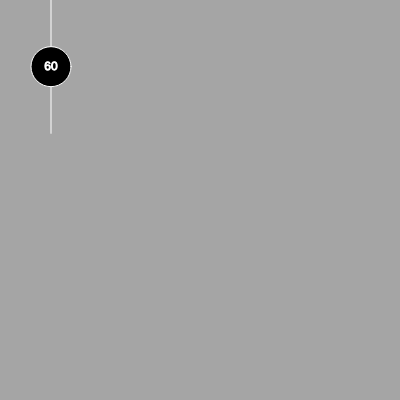
Frame 1 (no input)
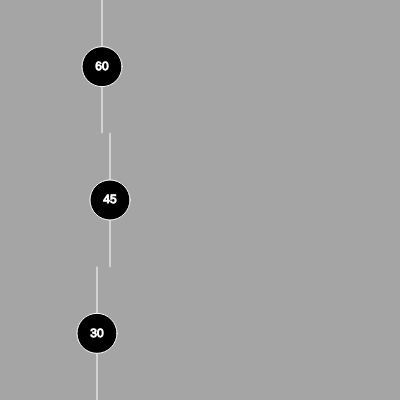
Frame 60 (no input)
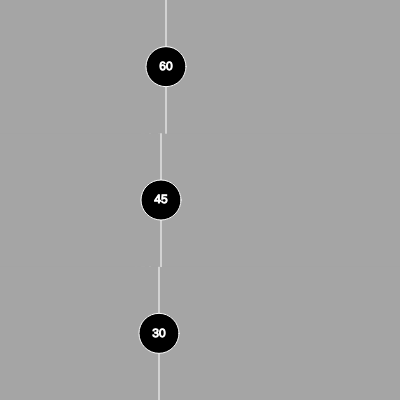
Frame 120 (the mouse pressed at the canvas centre since frame 60)

The p5.js sketch that drew these frames (run headless with seeded random() and noise() and a simulated clock; from frame 60 on, the mouse is pressed at the canvas centre):

// p5.js sketch
// ── sketch.js
var delay1 = 60;
var delay2 = 45;
var delay3 =30;

function setup() {
    createCanvas(400, 400);
    background(165);

    //top ball
    setInterval(topUpdate, 1000 / delay1);


    //middle ball
    setInterval(midUpdate, 1000 / delay2);


    //bottom ball
    setInterval(botUpdate, 1000 / delay3);

}
var posX = 50;
var next = 1;

function draw() {
    if(posX >= width - 20){
        next = -1;
    } else if(posX <= 20){
        next = 1;
    }
    posX = posX + next;
    console.log(posX);
    

}



function topUpdate() {
    fill(165);
    noStroke();
    rect(0, 0, width, height * 2 / 6);

    stroke(255);
    line(posX,0,posX,height*2/6);

    fill(0);
    ellipse(posX, height / 6, 40, 40)

    fill(255)
    textAlign(CENTER, CENTER)
    text(str(delay1),posX,height/6);

    
}

function midUpdate() {
    fill(165);
    noStroke();
    rect(0, height * 2 / 6, width, height * 2 / 6);

    stroke(255);
    line(posX,height*2/6,posX,height*4/6);

    fill(0);
    ellipse(posX, 3 * height / 6, 40, 40)

    fill(255)
    textAlign(CENTER, CENTER)
    text(str(delay2),posX,height*3/6);

    

}


function botUpdate() {
    fill(165);
    noStroke();
    rect(0, height * 4 / 6, width, height*2/6);

    stroke(255);
    line(posX,height*4/6,posX,height*6/6);

    fill(0);
    ellipse(posX, 5 * height / 6, 40, 40)

    fill(255)
    textAlign(CENTER, CENTER)
    text(str(delay3),posX,height*5/6);

    

}
// ── Index.html
<!DOCTYPE html>
<html lang="en">

<head>
    <!-- Title Your Document -->
    <title>FPS Test</title>

    <!--Retrive p5.js from url-->
    <script src="https://cdnjs.cloudflare.com/ajax/libs/p5.js/0.6.1/p5.js"></script>

    <!--Project Files-->
    <script src="sketch.js" type="text/javascript"></script>

</head>

<body>

</body>

</html>
